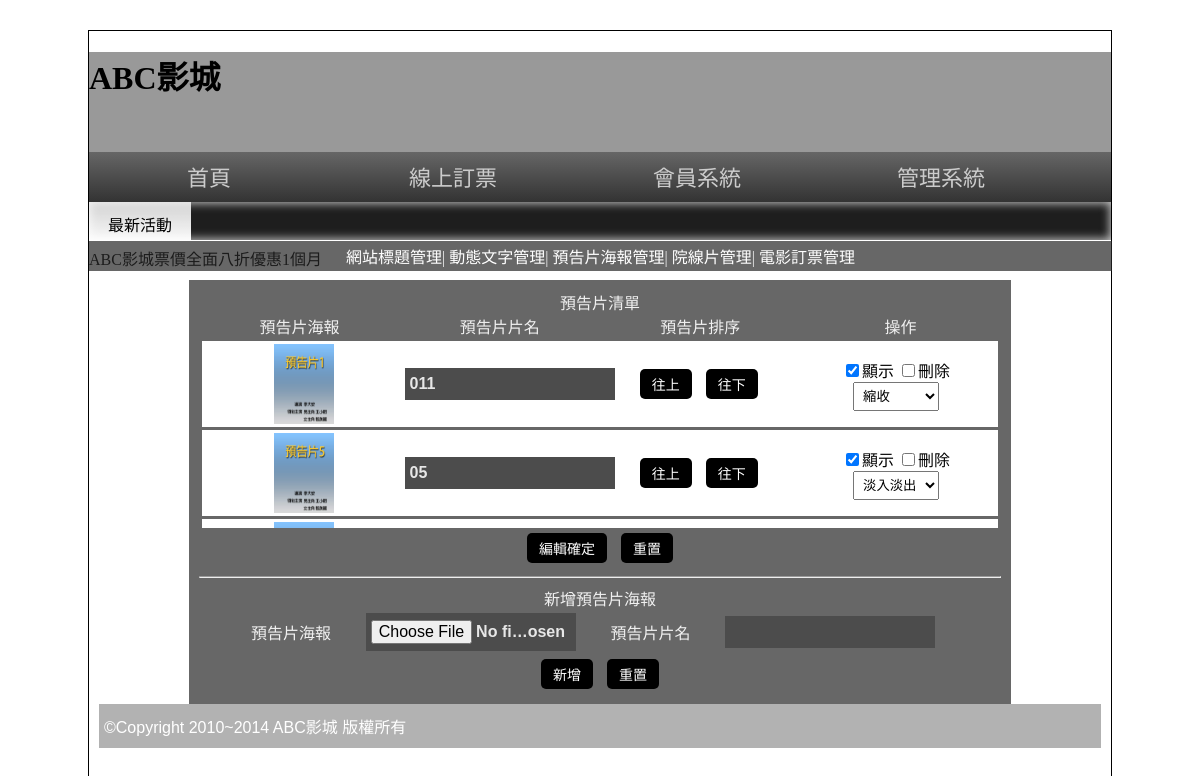
The page /back.php?do=poster (signed in) on the database its author committed.
### tables this page shows
CREATE TABLE `poster` (
  `id` int(10) UNSIGNED NOT NULL,
  `name` text NOT NULL,
  `img` text NOT NULL,
  `sh` int(1) NOT NULL,
  `rank` int(10) NOT NULL,
  `ani` int(1) NOT NULL
);

### api/db.php (called while the page is built, shortened)
<?php
class DB
{
    protected $dsn = "mysql:host=localhost;charset=utf8;dbname=db03";
    protected $pdo;
    protected $table;
    public function __construct($table)
    {
        $this->table = $table;
        $this->pdo = new PDO($this->dsn, 'root', '');
    }
    function all($where = '', $other = '')
    {
        $sql = "select * from `$this->table` ";
        $sql = $this->sql_all($sql, $where, $other);
        return $this->pdo->query($sql)->fetchAll(PDO::FETCH_ASSOC);
    }
    private function sql_all($sql, $array, $other)
    {
        if (isset($this->table) && !empty($this->table)) {
            if (is_array($array)) {
                if (!empty($array)) {
                    $tmp = $this->a2s($array);
                    $sql .= " where " . join(" && ", $tmp);
                }
            } else {
                $sql .= " $array";
            }
            $sql .= $other;
            return $sql;
        } else {
            echo "錯誤:沒有指定的資料表名稱";
        }
    }
}
$Poster = new DB('poster');

### back/poster.php (the view, shortened to what this page needs)
<div>
    <div class='ct'>預告片清單</div>
    <div style="display:flex;justify-content:space-between">
        <div class="ct" style="width:24.5%;margin:0 0.25%">預告片海報</div>
        <div class="ct" style="width:24.5%;margin:0 0.25%">預告片片名</div>
        <div class="ct" style="width:24.5%;margin:0 0.25%">預告片排序</div>
        <div class="ct" style="width:24.5%;margin:0 0.25%">操作</div>
    </div>
    <form action="./api/edit_poster.php" method="post">
        <div style="width: 100%;height: 190px;overflow:auto">
            <?php
            $pos = $Poster->all(" order by rank");
            foreach ($pos as $idx => $po) {
            ?>
                <div class="item">
                    <div>
                        <img src="./img/<?= $po['img']; ?>" style="width:60px;height:80px">
                    </div>
                    <div>
                        <input type="text" name="name[]" value="<?= $po['name']; ?>">
                    </div>
                    <div>
                        <input class='btn' type="button" value="往上" data-id="<?= $po['id']; ?>" data-sw="<?= ($idx !== 0) ? $pos[$idx - 1]['id'] : $po['id']; ?>">
                        <input class='btn' type="button" value="往下" data-id="<?= $po['id']; ?>" data-sw="<?= ((count($pos) - 1) != $idx) ? $pos[$idx + 1]['id'] : $po['id']; ?>">
                    </div>
                    <div style='color:black'>
                        <input type="checkbox" name="sh[]" value="<?= $po['id']; ?>" <?= ($po['sh'] == 1) ? 'checked' : ''; ?>>顯示
                        <input type="checkbox" name="del[]" value="<?= $po['id']; ?>">刪除
                        <select name="ani[]" id="">
                            <option value="1" <?= ($po['ani'] == 1) ? 'selected' : ''; ?>>淡入淡出</option>
                            <option value="2" <?= ($po['ani'] == 2) ? 'selected' : ''; ?>>縮收</option>
                        </select>
                    </div>
                </div>
            <?php
            }
            ?>
        </div>
        <div class='ct'>
            <input type="submit" value="編輯確定">
            <input type="reset" value="重置">
        </div>
    </form>
</div>
<hr>
<div>
    <div class='ct'>新增預告片海報</h3>
        <form action="./api/add_poster.php" method="post" enctype="multipart/form-data">
            <table class="ts">
                <tr>
                    <td class="ct">預告片海報</td>
                    <td class="ct"><input type="file" name="poster" id=""></td>
                    <td class="ct">預告片片名</td>
                    <td class="ct"><input type="text" name="name" id=""></td>
                </tr>
            </table>
            <div class="ct">
                <input type="submit" value="新增">
                <input type="reset" value="重置">
            </div>
        </form>
    </div>

### css/css.css (style rules this page uses)
body { font-family: 微軟正黑體; }
select, select option { padding: 5px; }
input[type='text'], input[type='file'], input[type='password'], textarea, .button { width: 200px; font-size: 16px; padding: 7px 5px 7px 5px; background: #4C4C4C; color: #E7E7E7; border: none; font: Open Sans, '微軟正黑體'; font-weight: 600; }
input[type='button'], input[type='submit'], input[type='reset'], button, .button { background: #000; color: #fff; border: none; cursor: pointer; font-size: 14px; text-decoration: none; padding: 5px 12px; margin: 5px; border-radius: 5px; }
.ct { text-align: center; }
.ts { width: 90%; margin-left: auto; margin-right: auto; }

### back/poster.php (style rules this page uses)
.item { display: flex; padding: 3px; margin: 3px; justify-content: space-between; align-items: center; background-color: white; }
.item div { width: 24.5%; margin: 0 0.25%; text-align: center; }

### rows shown on the page
poster: img (picture), name "011", sh "☑", ani "縮收"
poster: img (picture), name "05", sh "☑", ani "淡入淡出"
poster: img (picture)
